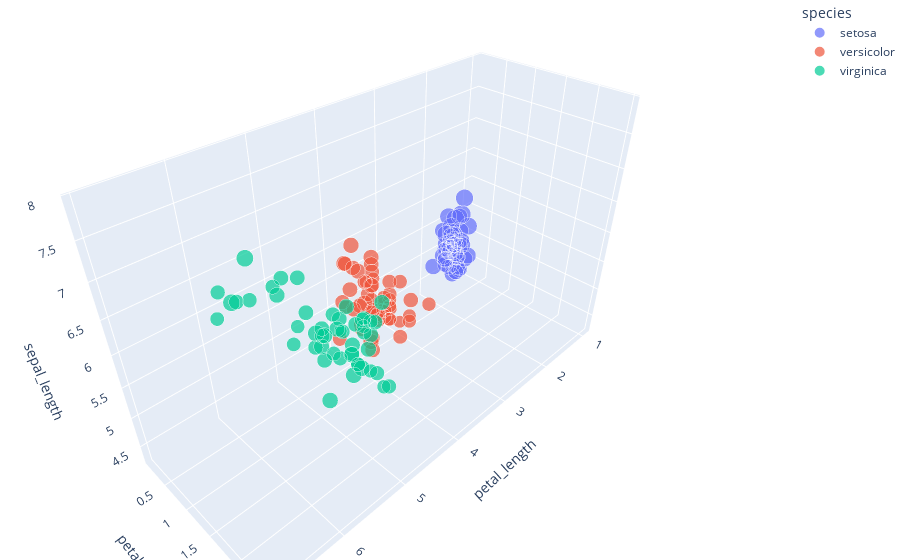

The notebook cell saved with this chart:
### Code cell
# Sans exponentiel dans la size, on obtient un graphique 3D plus confus à analyser.
fig = px.scatter_3d(data, x='petal_length', y='petal_width', z='sepal_length',
              color='species', size='sepal_width', size_max=18,
              opacity=0.7)

# tight layout
fig.update_layout(margin=dict(l=0, r=0, b=0, t=0))

### Figure 1 — Plotly figure (JSON) as saved in the notebook; plotly's stock layout.template omitted (floating-point values rounded to 4 significant figures)
{"data": [{"hovertemplate": "species=setosa<br>petal_length=%{x}<br>petal_width=%{y}<br>sepal_length=%{z}<br>sepal_width=%{marker.size}<extra></extra>", "legendgroup": "setosa", "marker": {"color": "#636efa", "opacity": 0.7, "size": [3.5, 3, 3.2, 3.1, 3.6, 3.9, 3.4, 3.4, 2.9, 3.1, 3.7, 3.4, 3, 3, 4, 4.4, 3.9, 3.5, 3.8, 3.8, 3.4, 3.7, 3.6, 3.3, 3.4, 3, 3.4, 3.5, 3.4, 3.2, 3.1, 3.4, 4.1, 4.2, 3.1, 3.2, 3.5, 3.6, 3, 3.4, 3.5, 2.3, 3.2, 3.5, 3.8, 3, 3.8, 3.2, 3.7, 3.3], "sizemode": "area", "sizeref": 0.01358, "symbol": "circle"}, "mode": "markers", "name": "setosa", "scene": "scene", "showlegend": true, "type": "scatter3d", "x": [1.4, 1.4, 1.3, 1.5, 1.4, 1.7, 1.4, 1.5, 1.4, 1.5, 1.5, 1.6, 1.4, 1.1, 1.2, 1.5, 1.3, 1.4, 1.7, 1.5, 1.7, 1.5, 1, 1.7, 1.9, 1.6, 1.6, 1.5, 1.4, 1.6, 1.6, 1.5, 1.5, 1.4, 1.5, 1.2, 1.3, 1.4, 1.3, 1.5, 1.3, 1.3, 1.3, 1.6, 1.9, 1.4, 1.6, 1.4, 1.5, 1.4], "y": [0.2, 0.2, 0.2, 0.2, 0.2, 0.4, 0.3, 0.2, 0.2, 0.1, 0.2, 0.2, 0.1, 0.1, 0.2, 0.4, 0.4, 0.3, 0.3, 0.3, 0.2, 0.4, 0.2, 0.5, 0.2, 0.2, 0.4, 0.2, 0.2, 0.2, 0.2, 0.4, 0.1, 0.2, 0.2, 0.2, 0.2, 0.1, 0.2, 0.2, 0.3, 0.3, 0.2, 0.6, 0.4, 0.3, 0.2, 0.2, 0.2, 0.2], "z": [5.1, 4.9, 4.7, 4.6, 5, 5.4, 4.6, 5, 4.4, 4.9, 5.4, 4.8, 4.8, 4.3, 5.8, 5.7, 5.4, 5.1, 5.7, 5.1, 5.4, 5.1, 4.6, 5.1, 4.8, 5, 5, 5.2, 5.2, 4.7, 4.8, 5.4, 5.2, 5.5, 4.9, 5, 5.5, 4.9, 4.4, 5.1, 5, 4.5, 4.4, 5, 5.1, 4.8, 5.1, 4.6, 5.3, 5]}, {"hovertemplate": "species=versicolor<br>petal_length=%{x}<br>petal_width=%{y}<br>sepal_length=%{z}<br>sepal_width=%{marker.size}<extra></extra>", "legendgroup": "versicolor", "marker": {"color": "#EF553B", "opacity": 0.7, "size": [3.2, 3.2, 3.1, 2.3, 2.8, 2.8, 3.3, 2.4, 2.9, 2.7, 2, 3, 2.2, 2.9, 2.9, 3.1, 3, 2.7, 2.2, 2.5, 3.2, 2.8, 2.5, 2.8, 2.9, 3, 2.8, 3, 2.9, 2.6, 2.4, 2.4, 2.7, 2.7, 3, 3.4, 3.1, 2.3, 3, 2.5, 2.6, 3, 2.6, 2.3, 2.7, 3, 2.9, 2.9, 2.5, 2.8], "sizemode": "area", "sizeref": 0.01358, "symbol": "circle"}, "mode": "markers", "name": "versicolor", "scene": "scene", "showlegend": true, "type": "scatter3d", "x": [4.7, 4.5, 4.9, 4, 4.6, 4.5, 4.7, 3.3, 4.6, 3.9, 3.5, 4.2, 4, 4.7, 3.6, 4.4, 4.5, 4.1, 4.5, 3.9, 4.8, 4, 4.9, 4.7, 4.3, 4.4, 4.8, 5, 4.5, 3.5, 3.8, 3.7, 3.9, 5.1, 4.5, 4.5, 4.7, 4.4, 4.1, 4, 4.4, 4.6, 4, 3.3, 4.2, 4.2, 4.2, 4.3, 3, 4.1], "y": [1.4, 1.5, 1.5, 1.3, 1.5, 1.3, 1.6, 1, 1.3, 1.4, 1, 1.5, 1, 1.4, 1.3, 1.4, 1.5, 1, 1.5, 1.1, 1.8, 1.3, 1.5, 1.2, 1.3, 1.4, 1.4, 1.7, 1.5, 1, 1.1, 1, 1.2, 1.6, 1.5, 1.6, 1.5, 1.3, 1.3, 1.3, 1.2, 1.4, 1.2, 1, 1.3, 1.2, 1.3, 1.3, 1.1, 1.3], "z": [7, 6.4, 6.9, 5.5, 6.5, 5.7, 6.3, 4.9, 6.6, 5.2, 5, 5.9, 6, 6.1, 5.6, 6.7, 5.6, 5.8, 6.2, 5.6, 5.9, 6.1, 6.3, 6.1, 6.4, 6.6, 6.8, 6.7, 6, 5.7, 5.5, 5.5, 5.8, 6, 5.4, 6, 6.7, 6.3, 5.6, 5.5, 5.5, 6.1, 5.8, 5, 5.6, 5.7, 5.7, 6.2, 5.1, 5.7]}, {"hovertemplate": "species=virginica<br>petal_length=%{x}<br>petal_width=%{y}<br>sepal_length=%{z}<br>sepal_width=%{marker.size}<extra></extra>", "legendgroup": "virginica", "marker": {"color": "#00cc96", "opacity": 0.7, "size": [3.3, 2.7, 3, 2.9, 3, 3, 2.5, 2.9, 2.5, 3.6, 3.2, 2.7, 3, 2.5, 2.8, 3.2, 3, 3.8, 2.6, 2.2, 3.2, 2.8, 2.8, 2.7, 3.3, 3.2, 2.8, 3, 2.8, 3, 2.8, 3.8, 2.8, 2.8, 2.6, 3, 3.4, 3.1, 3, 3.1, 3.1, 3.1, 2.7, 3.2, 3.3, 3, 2.5, 3, 3.4, 3], "sizemode": "area", "sizeref": 0.01358, "symbol": "circle"}, "mode": "markers", "name": "virginica", "scene": "scene", "showlegend": true, "type": "scatter3d", "x": [6, 5.1, 5.9, 5.6, 5.8, 6.6, 4.5, 6.3, 5.8, 6.1, 5.1, 5.3, 5.5, 5, 5.1, 5.3, 5.5, 6.7, 6.9, 5, 5.7, 4.9, 6.7, 4.9, 5.7, 6, 4.8, 4.9, 5.6, 5.8, 6.1, 6.4, 5.6, 5.1, 5.6, 6.1, 5.6, 5.5, 4.8, 5.4, 5.6, 5.1, 5.1, 5.9, 5.7, 5.2, 5, 5.2, 5.4, 5.1], "y": [2.5, 1.9, 2.1, 1.8, 2.2, 2.1, 1.7, 1.8, 1.8, 2.5, 2, 1.9, 2.1, 2, 2.4, 2.3, 1.8, 2.2, 2.3, 1.5, 2.3, 2, 2, 1.8, 2.1, 1.8, 1.8, 1.8, 2.1, 1.6, 1.9, 2, 2.2, 1.5, 1.4, 2.3, 2.4, 1.8, 1.8, 2.1, 2.4, 2.3, 1.9, 2.3, 2.5, 2.3, 1.9, 2, 2.3, 1.8], "z": [6.3, 5.8, 7.1, 6.3, 6.5, 7.6, 4.9, 7.3, 6.7, 7.2, 6.5, 6.4, 6.8, 5.7, 5.8, 6.4, 6.5, 7.7, 7.7, 6, 6.9, 5.6, 7.7, 6.3, 6.7, 7.2, 6.2, 6.1, 6.4, 7.2, 7.4, 7.9, 6.4, 6.3, 6.1, 7.7, 6.3, 6.4, 6, 6.9, 6.7, 6.9, 5.8, 6.8, 6.7, 6.7, 6.3, 6.5, 6.2, 5.9]}], "layout": {"legend": {"itemsizing": "constant", "title": {"text": "species"}, "tracegroupgap": 0}, "margin": {"b": 0, "l": 0, "r": 0, "t": 0}, "scene": {"domain": {"x": [0, 1], "y": [0, 1]}, "xaxis": {"title": {"text": "petal_length"}}, "yaxis": {"title": {"text": "petal_width"}}, "zaxis": {"title": {"text": "sepal_length"}}}}}
